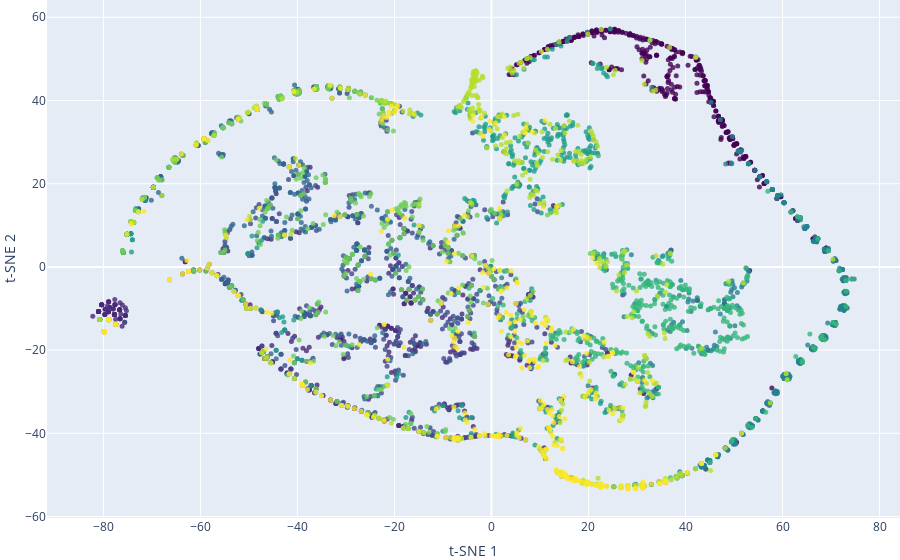

Notebook code cell kept with this figure:
### Code cell
tsneScatter = go.Scatter(
    x=X_tsne[:, 0],
    y=X_tsne[:, 1],
    mode='markers',
    marker=dict(
        size=5,
        color=labels,
        colorscale='Viridis',
        opacity=0.8
    )
)
tsneLayout = go.Layout(
    title='X3 and Y3 t-SNE visualization',
    xaxis=dict(title='t-SNE 1'),
    yaxis=dict(title='t-SNE 2'),
    margin=dict(l=0, r=0, b=0, t=0)
)
tsneFig = go.Figure(data=[tsneScatter], layout=tsneLayout)
tsneFig.show()

### Figure 1 — Plotly figure (JSON) as saved in the notebook; plotly's stock layout.template omitted (floating-point values rounded to 4 significant figures; data arrays with more than 128 entries replaced by an {"elided": "..."} marker saying what was removed)
{"data": [{"marker": {"color": {"elided": "3747 int values"}, "colorscale": [[0, "#440154"], [0.1111, "#482878"], [0.2222, "#3e4989"], [0.3333, "#31688e"], [0.4444, "#26828e"], [0.5556, "#1f9e89"], [0.6667, "#35b779"], [0.7778, "#6ece58"], [0.8889, "#b5de2b"], [1, "#fde725"]], "opacity": 0.8, "size": 5}, "mode": "markers", "type": "scatter", "x": {"elided": "3747 float values"}, "y": {"elided": "3747 float values"}}], "layout": {"margin": {"b": 0, "l": 0, "r": 0, "t": 0}, "title": {"text": "X3 and Y3 t-SNE visualization"}, "xaxis": {"title": {"text": "t-SNE 1"}}, "yaxis": {"title": {"text": "t-SNE 2"}}}}
